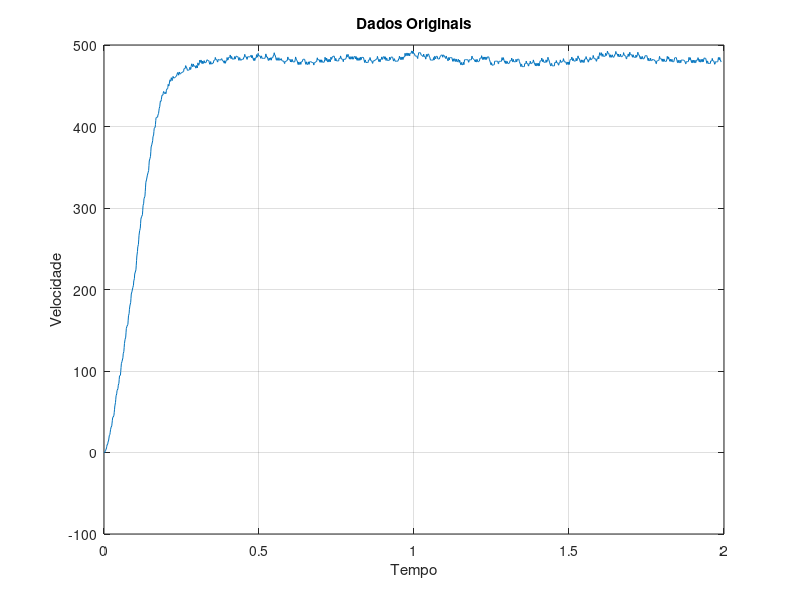
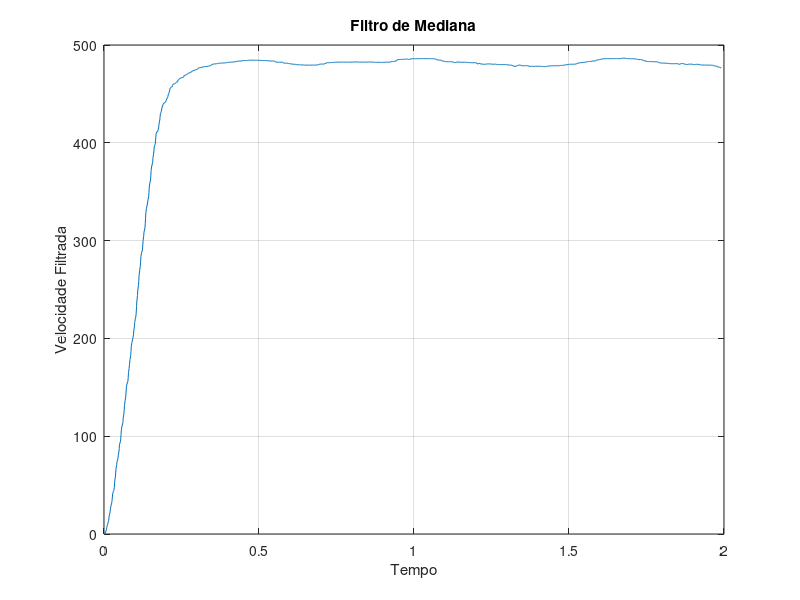
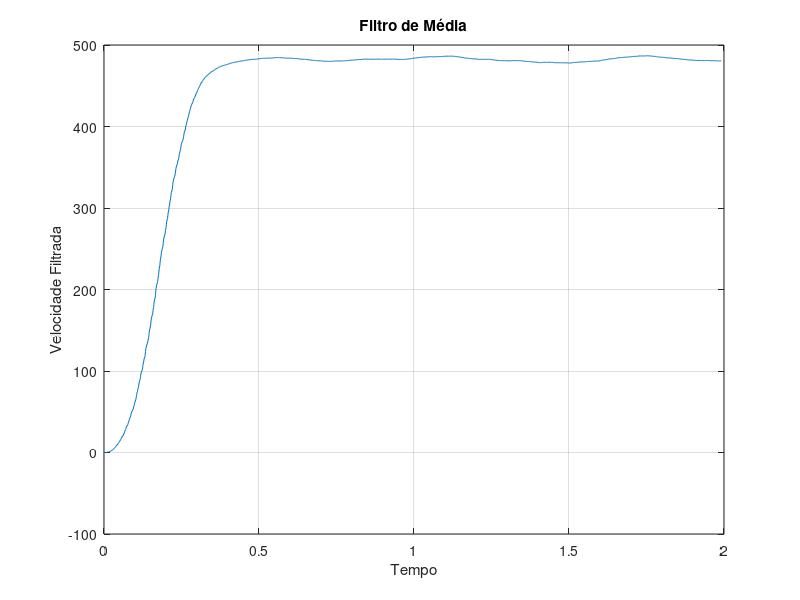

The MATLAB source for these figures, in order:
clear all
close all
pkg load signal

[vel, tempo] = textread('./output/outputDegrau/output2024-05-25_12-55-46.txt', "%f,%f");

janela_mediana = 100; % Tamanho da janela para o filtro de mediana
janela_media = 100; % Tamanho da janela para o filtro de média

tempo_maximo_de_plot = 2;
idx_tempo_maximo_de_plot = Inf;

for i=1:1:length(tempo)
    if tempo(i) <= tempo_maximo_de_plot + .01 && tempo(i) >= tempo_maximo_de_plot - .01
        idx_tempo_maximo_de_plot = i
        break
    endif
endfor

disp(idx_tempo_maximo_de_plot)

if idx_tempo_maximo_de_plot ~= Inf
    vel = vel(1:idx_tempo_maximo_de_plot)
    tempo = tempo(1:idx_tempo_maximo_de_plot)
endif

% Aplicar filtro de mediana
vel_filt_med = medfilt1(vel, janela_mediana);

% Aplicar filtro de média
b = (1/janela_media) * ones(1, janela_media);
a = 1;
vel_filt_media = filter(b, a, vel);

figure(1)
plot(tempo, vel);
title('Dados Originais');
xlabel('Tempo');
ylabel('Velocidade');
grid on;

figure(2)
plot(tempo, vel_filt_med);
title('Filtro de Mediana');
xlabel('Tempo');
ylabel('Velocidade Filtrada');
grid on;

figure(3)
plot(tempo, vel_filt_media);
title('Filtro de Média');
xlabel('Tempo');
ylabel('Velocidade Filtrada');
grid on;

